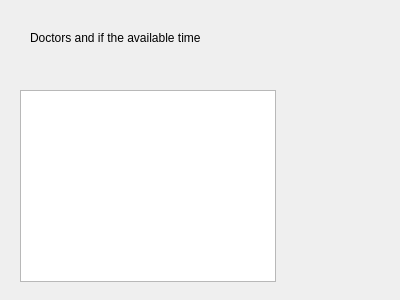
<?xml version="1.0" encoding="UTF-8"?>
<ui version="4.0">
 <class>RequestAppoint</class>
 <widget class="QDialog" name="RequestAppoint">
  <property name="geometry">
   <rect>
    <x>0</x>
    <y>0</y>
    <width>400</width>
    <height>300</height>
   </rect>
  </property>
  <property name="windowTitle">
   <string>Dialog</string>
  </property>
  <widget class="QLabel" name="label">
   <property name="geometry">
    <rect>
     <x>30</x>
     <y>30</y>
     <width>191</width>
     <height>16</height>
    </rect>
   </property>
   <property name="text">
    <string>Doctors and if the available time</string>
   </property>
  </widget>
  <widget class="QListWidget" name="listWidget">
   <property name="geometry">
    <rect>
     <x>20</x>
     <y>90</y>
     <width>256</width>
     <height>192</height>
    </rect>
   </property>
  </widget>
 </widget>
 <resources/>
 <connections/>
</ui>
